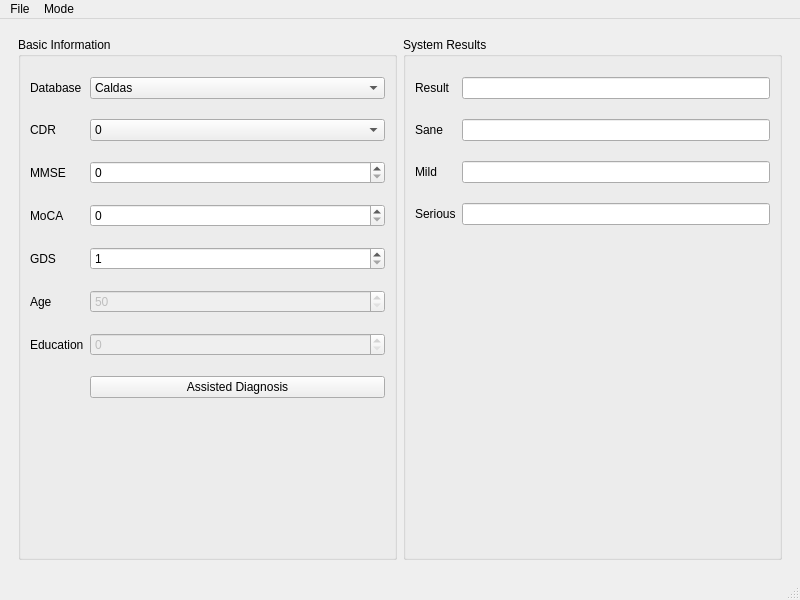
<?xml version="1.0" encoding="UTF-8"?>
<ui version="4.0">
 <class>GUIAssist</class>
 <widget class="QMainWindow" name="GUIAssist">
  <property name="geometry">
   <rect>
    <x>0</x>
    <y>0</y>
    <width>800</width>
    <height>600</height>
   </rect>
  </property>
  <property name="windowTitle">
   <string>MCI Assisted Diagnosis</string>
  </property>
  <property name="windowIcon">
   <iconset>
    <normaloff>src/resources/icon.png</normaloff>src/resources/icon.png</iconset>
  </property>
  <widget class="QWidget" name="centralwidget">
   <layout class="QVBoxLayout" name="verticalLayout">
    <item>
     <widget class="QStackedWidget" name="stackedWidget">
      <property name="currentIndex">
       <number>0</number>
      </property>
      <widget class="QWidget" name="assist">
       <layout class="QHBoxLayout" name="horizontalLayout">
        <item>
         <widget class="QGroupBox" name="groupBoxInformation">
          <property name="minimumSize">
           <size>
            <width>379</width>
            <height>523</height>
           </size>
          </property>
          <property name="title">
           <string>Basic Information</string>
          </property>
          <layout class="QHBoxLayout" name="horizontalLayout_2">
           <property name="topMargin">
            <number>20</number>
           </property>
           <property name="bottomMargin">
            <number>20</number>
           </property>
           <item>
            <layout class="QFormLayout" name="formLayoutInformation">
             <property name="verticalSpacing">
              <number>20</number>
             </property>
             <item row="0" column="0">
              <widget class="QLabel" name="labelDatabase">
               <property name="text">
                <string>Database</string>
               </property>
              </widget>
             </item>
             <item row="0" column="1">
              <widget class="QComboBox" name="comboBoxDatabase">
               <item>
                <property name="text">
                 <string>Caldas</string>
                </property>
               </item>
               <item>
                <property name="text">
                 <string>ADNI</string>
                </property>
               </item>
              </widget>
             </item>
             <item row="1" column="0">
              <widget class="QLabel" name="labelCDR">
               <property name="text">
                <string>CDR</string>
               </property>
              </widget>
             </item>
             <item row="1" column="1">
              <widget class="QComboBox" name="comboBoxCDR">
               <item>
                <property name="text">
                 <string>0</string>
                </property>
               </item>
               <item>
                <property name="text">
                 <string>0.5</string>
                </property>
               </item>
               <item>
                <property name="text">
                 <string>1</string>
                </property>
               </item>
               <item>
                <property name="text">
                 <string>2</string>
                </property>
               </item>
               <item>
                <property name="text">
                 <string>3</string>
                </property>
               </item>
              </widget>
             </item>
             <item row="2" column="0">
              <widget class="QLabel" name="labelMMSE">
               <property name="text">
                <string>MMSE</string>
               </property>
              </widget>
             </item>
             <item row="2" column="1">
              <widget class="QSpinBox" name="spinBoxMMSE">
               <property name="maximum">
                <number>30</number>
               </property>
              </widget>
             </item>
             <item row="5" column="0">
              <widget class="QLabel" name="labelAge">
               <property name="text">
                <string>Age</string>
               </property>
              </widget>
             </item>
             <item row="5" column="1">
              <widget class="QSpinBox" name="spinBoxAge">
               <property name="enabled">
                <bool>false</bool>
               </property>
               <property name="minimum">
                <number>50</number>
               </property>
               <property name="maximum">
                <number>150</number>
               </property>
              </widget>
             </item>
             <item row="6" column="0">
              <widget class="QLabel" name="labelEducation">
               <property name="text">
                <string>Education</string>
               </property>
              </widget>
             </item>
             <item row="6" column="1">
              <widget class="QSpinBox" name="spinBoxEducation">
               <property name="enabled">
                <bool>false</bool>
               </property>
              </widget>
             </item>
             <item row="7" column="1">
              <widget class="QPushButton" name="pushButtonDiagnosis">
               <property name="text">
                <string>Assisted Diagnosis</string>
               </property>
              </widget>
             </item>
             <item row="3" column="0">
              <widget class="QLabel" name="labelMoCA">
               <property name="text">
                <string>MoCA</string>
               </property>
              </widget>
             </item>
             <item row="3" column="1">
              <widget class="QSpinBox" name="spinBoxMoCA">
               <property name="maximum">
                <number>30</number>
               </property>
              </widget>
             </item>
             <item row="4" column="0">
              <widget class="QLabel" name="labelGDS">
               <property name="text">
                <string>GDS</string>
               </property>
              </widget>
             </item>
             <item row="4" column="1">
              <widget class="QSpinBox" name="spinBoxGDS">
               <property name="minimum">
                <number>1</number>
               </property>
               <property name="maximum">
                <number>7</number>
               </property>
              </widget>
             </item>
            </layout>
           </item>
          </layout>
         </widget>
        </item>
        <item>
         <widget class="QGroupBox" name="groupBoxResult">
          <property name="minimumSize">
           <size>
            <width>379</width>
            <height>523</height>
           </size>
          </property>
          <property name="title">
           <string>System Results</string>
          </property>
          <layout class="QHBoxLayout" name="horizontalLayout_3">
           <property name="topMargin">
            <number>20</number>
           </property>
           <property name="bottomMargin">
            <number>20</number>
           </property>
           <item>
            <layout class="QFormLayout" name="formLayout">
             <property name="verticalSpacing">
              <number>20</number>
             </property>
             <item row="0" column="0">
              <widget class="QLabel" name="labelResult">
               <property name="text">
                <string>Result</string>
               </property>
              </widget>
             </item>
             <item row="0" column="1">
              <widget class="QLineEdit" name="lineEditResult">
               <property name="readOnly">
                <bool>true</bool>
               </property>
              </widget>
             </item>
             <item row="1" column="0">
              <widget class="QLabel" name="labelSane">
               <property name="text">
                <string>Sane</string>
               </property>
              </widget>
             </item>
             <item row="1" column="1">
              <widget class="QLineEdit" name="lineEditSane">
               <property name="readOnly">
                <bool>true</bool>
               </property>
              </widget>
             </item>
             <item row="2" column="0">
              <widget class="QLabel" name="labelMild">
               <property name="text">
                <string>Mild</string>
               </property>
              </widget>
             </item>
             <item row="2" column="1">
              <widget class="QLineEdit" name="lineEditMild">
               <property name="readOnly">
                <bool>true</bool>
               </property>
              </widget>
             </item>
             <item row="3" column="0">
              <widget class="QLabel" name="labelSerious">
               <property name="text">
                <string>Serious</string>
               </property>
              </widget>
             </item>
             <item row="3" column="1">
              <widget class="QLineEdit" name="lineEditSerious">
               <property name="readOnly">
                <bool>true</bool>
               </property>
              </widget>
             </item>
            </layout>
           </item>
          </layout>
         </widget>
        </item>
       </layout>
      </widget>
      <widget class="QWidget" name="train">
       <layout class="QHBoxLayout" name="horizontalLayout_5">
        <item>
         <widget class="QGroupBox" name="groupBoxTrain">
          <property name="title">
           <string>System Training</string>
          </property>
          <layout class="QHBoxLayout" name="horizontalLayout_6">
           <item>
            <layout class="QFormLayout" name="formLayoutTraining">
             <property name="verticalSpacing">
              <number>20</number>
             </property>
             <item row="1" column="0">
              <widget class="QLabel" name="labelFileTrain">
               <property name="text">
                <string>File</string>
               </property>
              </widget>
             </item>
             <item row="0" column="0">
              <widget class="QLabel" name="labelDatabaseTrain">
               <property name="text">
                <string>Database</string>
               </property>
              </widget>
             </item>
             <item row="0" column="1">
              <widget class="QComboBox" name="comboBoxDatabaseTrain">
               <item>
                <property name="text">
                 <string>Caldas</string>
                </property>
               </item>
               <item>
                <property name="text">
                 <string>ADNI</string>
                </property>
               </item>
              </widget>
             </item>
             <item row="1" column="1">
              <widget class="QPushButton" name="pushButtonFileTrain">
               <property name="text">
                <string>Pick Database File...</string>
               </property>
              </widget>
             </item>
             <item row="2" column="1">
              <widget class="QPushButton" name="pushButtonTrain">
               <property name="text">
                <string>Train System</string>
               </property>
              </widget>
             </item>
            </layout>
           </item>
          </layout>
         </widget>
        </item>
       </layout>
      </widget>
      <widget class="QWidget" name="validate">
       <layout class="QHBoxLayout" name="horizontalLayout_4">
        <item>
         <widget class="QGroupBox" name="groupBoxValidateInformation">
          <property name="minimumSize">
           <size>
            <width>379</width>
            <height>523</height>
           </size>
          </property>
          <property name="title">
           <string>Basic Information</string>
          </property>
          <layout class="QHBoxLayout" name="horizontalLayout_7">
           <item>
            <layout class="QFormLayout" name="formLayoutValidateInformation">
             <property name="verticalSpacing">
              <number>20</number>
             </property>
             <item row="0" column="0">
              <widget class="QLabel" name="labelDatabaseValidate">
               <property name="text">
                <string>Database</string>
               </property>
              </widget>
             </item>
             <item row="0" column="1">
              <widget class="QComboBox" name="comboBoxDatabaseValidate">
               <item>
                <property name="text">
                 <string>Caldas</string>
                </property>
               </item>
               <item>
                <property name="text">
                 <string>ADNI</string>
                </property>
               </item>
              </widget>
             </item>
             <item row="1" column="0">
              <widget class="QLabel" name="labelFoldsValidate">
               <property name="text">
                <string>Folds</string>
               </property>
              </widget>
             </item>
             <item row="1" column="1">
              <widget class="QSpinBox" name="spinBoxFolds">
               <property name="maximum">
                <number>10</number>
               </property>
               <property name="singleStep">
                <number>5</number>
               </property>
              </widget>
             </item>
             <item row="2" column="0">
              <widget class="QLabel" name="labelFileValidate">
               <property name="text">
                <string>File</string>
               </property>
              </widget>
             </item>
             <item row="2" column="1">
              <widget class="QPushButton" name="pushButtonFileValidate">
               <property name="text">
                <string>Pick Database File...</string>
               </property>
              </widget>
             </item>
             <item row="3" column="1">
              <widget class="QPushButton" name="pushButtonValidate">
               <property name="text">
                <string>Validate System</string>
               </property>
              </widget>
             </item>
            </layout>
           </item>
          </layout>
         </widget>
        </item>
        <item>
         <widget class="QGroupBox" name="groupBoxValidateResult">
          <property name="minimumSize">
           <size>
            <width>379</width>
            <height>523</height>
           </size>
          </property>
          <property name="title">
           <string>Validation Result</string>
          </property>
          <layout class="QHBoxLayout" name="horizontalLayout_8">
           <item>
            <layout class="QFormLayout" name="formLayoutValidateResult">
             <property name="verticalSpacing">
              <number>20</number>
             </property>
             <item row="1" column="0">
              <widget class="QLabel" name="labelPrecision">
               <property name="text">
                <string>Precision</string>
               </property>
              </widget>
             </item>
             <item row="1" column="1">
              <widget class="QLineEdit" name="lineEditPrecision">
               <property name="enabled">
                <bool>true</bool>
               </property>
               <property name="readOnly">
                <bool>true</bool>
               </property>
              </widget>
             </item>
             <item row="0" column="0">
              <widget class="QLabel" name="labelAccuracy">
               <property name="text">
                <string>Accuracy</string>
               </property>
              </widget>
             </item>
             <item row="0" column="1">
              <widget class="QLineEdit" name="lineEditAccuracy">
               <property name="readOnly">
                <bool>true</bool>
               </property>
              </widget>
             </item>
             <item row="2" column="0">
              <widget class="QLabel" name="labelSensitivity">
               <property name="text">
                <string>Sensitivity</string>
               </property>
              </widget>
             </item>
             <item row="2" column="1">
              <widget class="QLineEdit" name="lineEditSensitivity">
               <property name="readOnly">
                <bool>true</bool>
               </property>
              </widget>
             </item>
             <item row="3" column="0">
              <widget class="QLabel" name="labelSpecificity">
               <property name="text">
                <string>Specificity</string>
               </property>
              </widget>
             </item>
             <item row="3" column="1">
              <widget class="QLineEdit" name="lineEditSpecificity">
               <property name="readOnly">
                <bool>true</bool>
               </property>
              </widget>
             </item>
             <item row="4" column="0">
              <widget class="QLabel" name="labelKappa">
               <property name="text">
                <string>Kappa</string>
               </property>
              </widget>
             </item>
             <item row="4" column="1">
              <widget class="QLineEdit" name="lineEditKappa">
               <property name="readOnly">
                <bool>true</bool>
               </property>
              </widget>
             </item>
            </layout>
           </item>
          </layout>
         </widget>
        </item>
       </layout>
      </widget>
     </widget>
    </item>
   </layout>
  </widget>
  <widget class="QMenuBar" name="menubar">
   <property name="geometry">
    <rect>
     <x>0</x>
     <y>0</y>
     <width>800</width>
     <height>21</height>
    </rect>
   </property>
   <widget class="QMenu" name="menuFile">
    <property name="title">
     <string>File</string>
    </property>
    <addaction name="actionSave"/>
    <addaction name="actionExit"/>
   </widget>
   <widget class="QMenu" name="menuMode">
    <property name="title">
     <string>Mode</string>
    </property>
    <addaction name="actionAssist"/>
    <addaction name="actionTrain"/>
    <addaction name="actionValidate"/>
   </widget>
   <addaction name="menuFile"/>
   <addaction name="menuMode"/>
  </widget>
  <widget class="QStatusBar" name="statusbar"/>
  <action name="actionExit">
   <property name="icon">
    <iconset>
     <normaloff>src/resources/icons/row 8/12.png</normaloff>src/resources/icons/row 8/12.png</iconset>
   </property>
   <property name="text">
    <string>Exit</string>
   </property>
  </action>
  <action name="actionAssist">
   <property name="icon">
    <iconset>
     <normaloff>src/resources/icons/row 1/12.png</normaloff>src/resources/icons/row 1/12.png</iconset>
   </property>
   <property name="text">
    <string>Assist</string>
   </property>
  </action>
  <action name="actionTrain">
   <property name="icon">
    <iconset>
     <normaloff>src/resources/icons/row 1/14.png</normaloff>src/resources/icons/row 1/14.png</iconset>
   </property>
   <property name="text">
    <string>Train</string>
   </property>
  </action>
  <action name="actionValidate">
   <property name="icon">
    <iconset>
     <normaloff>src/resources/icons/row 1/9.png</normaloff>src/resources/icons/row 1/9.png</iconset>
   </property>
   <property name="text">
    <string>Validate</string>
   </property>
  </action>
  <action name="actionSave">
   <property name="icon">
    <iconset>
     <normaloff>src/resources/icons/row 10/7.png</normaloff>src/resources/icons/row 10/7.png</iconset>
   </property>
   <property name="text">
    <string>Save</string>
   </property>
  </action>
 </widget>
 <resources/>
 <connections/>
 <slots>
  <slot>predict()</slot>
 </slots>
</ui>
